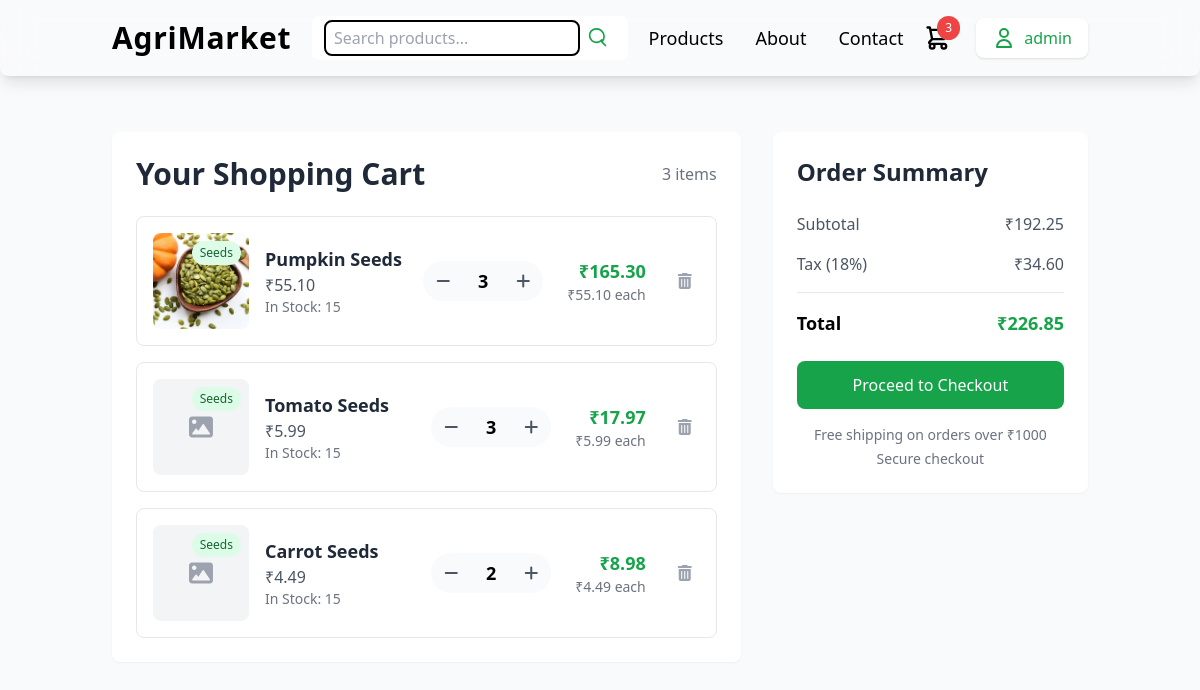
The page /cart/ (signed in) on the database its author committed.
### users/models.py (models this page shows, shortened)
class CustomUser(AbstractUser):
    address = models.TextField()
    phone_number = models.CharField(max_length=15)
    profile_image = models.ImageField(upload_to='profile_pics/', blank=True, null=True)
    groups = models.ManyToManyField('auth.Group', related_name='customuser_set', blank=True)
    user_permissions = models.ManyToManyField('auth.Permission', related_name='customuser_permissions_set', blank=True)

### homepage/models.py (models this page shows, shortened)
class Cart(models.Model):
    user = models.ForeignKey(settings.AUTH_USER_MODEL, on_delete=models.CASCADE)
    ref_product = models.ForeignKey(Product, on_delete=models.CASCADE)
    quantity = models.PositiveIntegerField(default=1)
    added_at = models.DateTimeField(auto_now_add=True)
    def total_price(self):
        return self.quantity * self.ref_product.price

class Product(models.Model):
    name = models.CharField(max_length=255)
    price = models.DecimalField(max_digits=10, decimal_places=2)
    description = models.TextField()
    image = models.ImageField(upload_to='product_images/', blank=True, null=True)
    category = models.CharField(max_length=100)
    stock = models.PositiveIntegerField(default=0)
    created_at = models.DateTimeField(auto_now_add=True)
    updated_at = models.DateTimeField(auto_now=True)

### homepage/views.py (the view)
# urls.py: path("cart/", views.cart_view, name="cart"),
def cart_view(request):
    if request.user.is_authenticated:
        cart_items = Cart.objects.filter(user=request.user)
        total_price = sum(item.total_price() for item in cart_items)
    else:
        cart_items = []
        total_price = 0
    razorpay_key_id = getattr(settings, 'RAZORPAY_KEY_ID', None)
    return render(request, "homepage/cart.html", {
        "cart_items": cart_items,
        "total_price": total_price,
        "razorpay_key_id": razorpay_key_id
    })

### homepage/templatetags/custom_filters.py (called while the page is built)
@register.filter
def mul(value, arg):
    try:
        return round(float(value) * float(arg), 2)
    except (ValueError, TypeError):
        return ''

### homepage/templates/homepage/cart.html (shortened to what this page needs)
{% load custom_filters %}
<!DOCTYPE html>
<html lang="en">
<head>
    <script src="https://cdn.tailwindcss.com"></script>
    <link href="https://cdnjs.cloudflare.com/ajax/libs/font-awesome/6.0.0-beta3/css/all.min.css" rel="stylesheet">
</head>
<body class="bg-gray-50 font-sans">
{% include 'homepage/header.html' %}
<div class="container mx-auto my-8 p-6 flex flex-col md:flex-row md:items-start md:space-x-8">
    <div class="md:w-2/3 bg-white p-6 shadow-sm rounded-lg">
        <div class="flex items-center justify-between mb-6">
            <h2 class="text-3xl font-bold text-gray-800">Your Shopping Cart</h2>
            <span class="text-gray-500">{{ cart_items|length }} items</span>
        </div>
        {% if cart_items %}
            <div class="space-y-4">
                {% for item in cart_items %}
                    <div class="cart-item bg-white rounded-lg p-4 flex flex-col md:flex-row items-center justify-between">
                        <a href="{% url 'product_detail' item.ref_product.id %}"
                           class="flex items-center space-x-4 mb-4 md:mb-0 group">
                            <div class="relative">
                                {% if item.ref_product.image %}
                                    <img src="{{ item.ref_product.image.url }}" alt="{{ item.ref_product.name }}"
                                         class="w-24 h-24 object-cover rounded-lg group-hover:opacity-90 transition">
                                {% else %}
                                    <div class="w-24 h-24 flex items-center justify-center bg-gray-100 text-gray-400 rounded-lg">
                                        <i class="fas fa-image text-2xl"></i>
                                    </div>
                                {% endif %}
                                <span class="absolute top-2 right-2 bg-green-100 text-green-800 text-xs font-medium px-2 py-1 rounded-full">
                                    {{ item.ref_product.category }}
                                </span>
                            </div>
                            <div>
                                <h3 class="font-semibold text-lg text-gray-800 group-hover:text-green-600 transition">{{ item.ref_product.name }}</h3>
                                <p class="text-gray-600">₹{{ item.ref_product.price|floatformat:2 }}</p>
                                <p class="text-sm text-gray-500">In Stock: {{ item.ref_product.stock }}</p>
                            </div>
                        </a>
                        <div class="flex items-center space-x-6">
                            <div class="flex items-center space-x-2 bg-gray-50 rounded-full p-1">
                                <button class="quantity-btn text-gray-600 hover:text-gray-800"
                                        onclick="updateQuantity({{ item.id }}, -1)">
                                    <i class="fas fa-minus"></i>
                                </button>
                                <span class="text-lg font-semibold w-8 text-center" id="quantity-{{ item.id }}">{{ item.quantity }}</span>
                                <button class="quantity-btn text-gray-600 hover:text-gray-800"
                                        onclick="updateQuantity({{ item.id }}, 1)">
                                    <i class="fas fa-plus"></i>
                                </button>
                            </div>
                            <div class="text-right">
                                <p class="text-green-600 font-bold text-lg" id="total-price-{{ item.id }}">
                                    ₹{{ item.total_price|floatformat:2 }}
                                </p>
                                <p class="text-sm text-gray-500">₹{{ item.ref_product.price|floatformat:2 }} each</p>
                            </div>
                            <a href="{% url 'remove_from_cart' item.id %}"
                               class="remove-btn text-gray-400 hover:text-red-500 p-2">
                                <i class="fas fa-trash-alt"></i>
                            </a>
                        </div>
                    </div>
                {% endfor %}
            </div>
        {% endif %}
    </div>
    <div class="w-full md:w-1/3 md:ml-8 bg-white shadow-sm p-6 rounded-lg">
        <h3 class="text-2xl font-bold text-gray-800 mb-6">Order Summary</h3>
        <div class="space-y-4 mb-6">
            <div class="flex justify-between text-gray-600">
                <span>Subtotal</span>
                <span id="cart-total">₹{{ total_price|floatformat:2 }}</span>
            </div>
            <div class="flex justify-between text-gray-600">
                <span>Tax (18%)</span>
                <span id="tax-amount">₹{{ total_price|mul:0.18|floatformat:2 }}</span>
            </div>
            <div class="border-t border-gray-200 pt-4">
                <div class="flex justify-between font-bold text-lg">
                    <span>Total</span>
                    <span class="text-green-600" id="grand-total">₹{{ total_price|mul:1.18|floatformat:2 }}</span>
                </div>
            </div>
        </div>
        <div class="flex flex-col mt-4 space-y-3">
            {% if cart_items %}
                <button onclick="initiatePayment()" class="bg-green-600 text-white px-6 py-3 rounded-lg hover:bg-green-700 transition-colors duration-300 w-full">
                    Proceed to Checkout
                </button>
            {% else %}
                <p class="text-gray-500 text-center">Your cart is empty</p>
            {% endif %}
        </div>
        <div class="mt-4 text-center text-sm text-gray-500">
            <p>Free shipping on orders over ₹1000</p>
            <p class="mt-1">Secure checkout</p>
        </div>
    </div>
</div>
</body>
</html>

### homepage/templates/homepage/header.html (shortened to what this page needs)
{% load static %}
<header class="bg-color white text-green shadow-lg backdrop-blur-lg rounded-lg">
    <div class="container mx-auto px-6 py-4 flex items-center justify-between">
        <a href="{% url 'shop' %}" class="text-3xl font-bold tracking-wide flex items-center space-x-2">
            <span>AgriMarket</span>
        </a>
        <form action="{% url 'search_results' %}" method="GET" class="hidden md:flex items-center bg-white rounded-lg px-3 py-1">
            <input type="text" name="q" value="{{ query }}" placeholder="Search products..."
                class="border-2 border-black focus:border-black px-2 py-1 text-gray-700 w-64 rounded-lg">
            <button type="submit" class="text-green-600 px-2">
                <svg xmlns="http://www.w3.org/2000/svg" class="h-5 w-5" fill="none" viewBox="0 0 24 24" stroke="currentColor">
                    <path stroke-linecap="round" stroke-linejoin="round" stroke-width="2"
                        d="M21 21l-4.35-4.35m0 0A7.5 7.5 0 103.75 3.75a7.5 7.5 0 0012.9 10.4z" />
                </svg>
            </button>
        </form>
        <nav class="hidden md:flex space-x-8 text-lg font-medium">
            <a href="{% url 'shop' %}#products" onclick="handleProductsClick(event)" class="hover:text-green-200 transition duration-300">Products</a>
            <a href="{% url 'about' %}" class="hover:text-green-200 transition duration-300">About</a>
            <a href="{% url 'shop' %}#contact" onclick="handleContactClick(event)" class="hover:text-green-200 transition duration-300">Contact</a>
        </nav>
        <div class="flex items-center space-x-6">
            <a href="{% url 'cart' %}" class="relative hover:text-green-200 transition duration-300">
                <span class="absolute -top-2 -right-2 bg-red-500 text-white text-xs rounded-full px-2 py-1">{{ cart_items|length }}</span>
            </a>
            {% if user.is_authenticated %}
            <div class="relative">
                <button id="profile-btn" class="flex items-center space-x-2 bg-white text-green-600 px-4 py-2 rounded-lg shadow hover:bg-green-50 transition duration-300">
                    {% if user.profile_image %}
                        <img src="{{ user.profile_image.url }}" alt="{{ user.username }}" class="w-8 h-8 rounded-full object-cover">
                    {% else %}
                        <svg xmlns="http://www.w3.org/2000/svg" class="h-6 w-6" fill="none" viewBox="0 0 24 24" stroke="currentColor">
                            <path stroke-linecap="round" stroke-linejoin="round" stroke-width="2" d="M16 7a4 4 0 11-8 0 4 4 0 018 0zM12 14a7 7 0 00-7 7h14a7 7 0 00-7-7z" />
                        </svg>
                    {% endif %}
                    <span>{{ user.get_full_name|default:user.username }}</span>
                </button>
            </div>
            {% else %}
            <a href="{% url 'login' %}" class="bg-white text-green-600 px-4 py-2 rounded-lg shadow hover:bg-green-50 transition duration-300">
                Login
            </a>
            {% endif %}
        </div>
    </div>
</header>

### homepage/templates/homepage/cart.html (style rules this page uses)
.cart-item { transition: all 0.3s ease; border: 1px solid #e5e7eb; }
.quantity-btn { width: 32px; height: 32px; display: flex; align-items: center; justify-content: center; border-radius: 50%; transition: all 0.2s ease; }
.remove-btn { transition: all 0.2s ease; }

### rows shown on the page
CustomUser: get_full_name "admin"
Cart: ref_product.image (picture), ref_product.category "Seeds", ref_product.name "Pumpkin Seeds", ref_product.price "55.10", ref_product.stock "15", quantity "3", total_price "165.30"
Cart: ref_product.category "Seeds", ref_product.name "Tomato Seeds", ref_product.price "5.99", ref_product.stock "15", quantity "3", total_price "17.97"
Cart: ref_product.category "Seeds", ref_product.name "Carrot Seeds", ref_product.price "4.49", ref_product.stock "15", quantity "2", total_price "8.98"

### other values the page prints
{{ cart_items|length }} "3"
{{ total_price|floatformat:2 }} "192.25"
{{ total_price|mul:0.18|floatformat:2 }} "34.60"
{{ total_price|mul:1.18|floatformat:2 }} "226.85"
